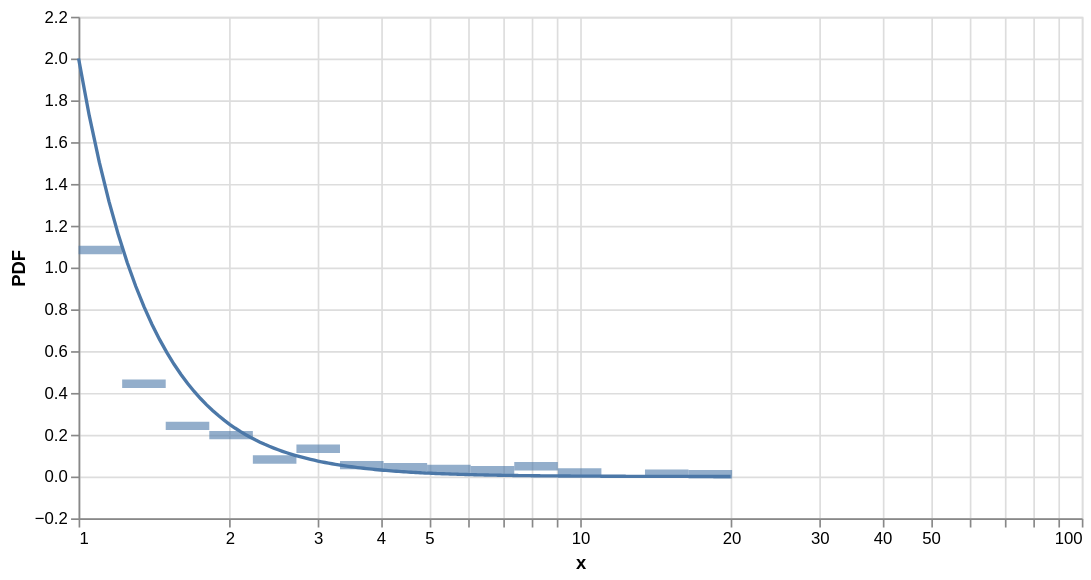

The Vega-Lite source for this figure:
### Vega-Lite specification from a JSON file in a GitHub repository (floating-point values rounded to 4 significant figures)
{"$schema": "https://vega.github.io/schema/vega-lite/v5.json", "description": "Pareto PDF with correctly normalized log-binned histogram and analytic overlay", "width": 600, "height": 300, "layer": [{"data": {"values": [{"x": 1.02}, {"x": 1.05}, {"x": 1.08}, {"x": 1.1}, {"x": 1.15}, {"x": 1.2}, {"x": 1.25}, {"x": 1.3}, {"x": 1.4}, {"x": 1.5}, {"x": 1.7}, {"x": 1.9}, {"x": 2.1}, {"x": 2.4}, {"x": 2.8}, {"x": 3.2}, {"x": 3.8}, {"x": 4.5}, {"x": 5.3}, {"x": 6.2}, {"x": 7.5}, {"x": 9.0}, {"x": 11.0}, {"x": 14.0}, {"x": 18.0}]}, "transform": [{"calculate": "log(datum.x)", "as": "logx"}, {"bin": {"maxbins": 25}, "field": "logx", "as": ["logx0", "logx1"]}, {"aggregate": [{"op": "count", "as": "count"}], "groupby": ["logx0", "logx1"]}, {"joinaggregate": [{"op": "sum", "field": "count", "as": "N"}]}, {"calculate": "exp(datum.logx0)", "as": "x0"}, {"calculate": "exp(datum.logx1)", "as": "x1"}, {"calculate": "datum.count / (datum.N * (datum.x1 - datum.x0))", "as": "density"}], "mark": {"type": "bar", "opacity": 0.6}, "encoding": {"x": {"field": "x0", "type": "quantitative", "scale": {"type": "log"}, "title": "x"}, "x2": {"field": "x1"}, "y": {"field": "density", "type": "quantitative", "title": "PDF"}, "tooltip": [{"field": "count", "type": "quantitative", "title": "Count"}, {"field": "density", "type": "quantitative", "title": "Density"}]}}, {"data": {"sequence": {"start": 1, "stop": 20, "step": 0.05}}, "transform": [{"calculate": "2 * pow(datum.data, -3)", "as": "pdf"}], "mark": {"type": "line", "strokeWidth": 2}, "encoding": {"x": {"field": "data", "type": "quantitative", "scale": {"type": "log"}}, "y": {"field": "pdf", "type": "quantitative"}}}]}
